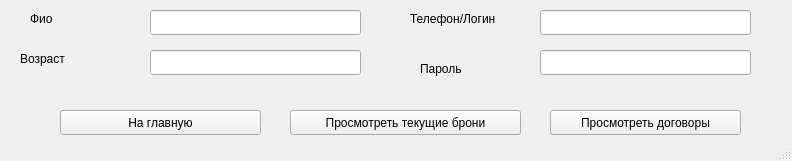
<?xml version="1.0" encoding="UTF-8"?>
<ui version="4.0">
 <class>MainWindow</class>
 <widget class="QMainWindow" name="MainWindow">
  <property name="geometry">
   <rect>
    <x>0</x>
    <y>0</y>
    <width>792</width>
    <height>161</height>
   </rect>
  </property>
  <property name="windowTitle">
   <string>MainWindow</string>
  </property>
  <widget class="QWidget" name="centralwidget">
   <widget class="QLineEdit" name="lineEdit_age">
    <property name="geometry">
     <rect>
      <x>150</x>
      <y>50</y>
      <width>211</width>
      <height>25</height>
     </rect>
    </property>
    <property name="readOnly">
     <bool>true</bool>
    </property>
   </widget>
   <widget class="QLineEdit" name="lineEdit_name">
    <property name="geometry">
     <rect>
      <x>150</x>
      <y>10</y>
      <width>211</width>
      <height>25</height>
     </rect>
    </property>
    <property name="readOnly">
     <bool>true</bool>
    </property>
   </widget>
   <widget class="QLabel" name="label">
    <property name="geometry">
     <rect>
      <x>30</x>
      <y>10</y>
      <width>67</width>
      <height>17</height>
     </rect>
    </property>
    <property name="text">
     <string>Фио</string>
    </property>
   </widget>
   <widget class="QLabel" name="label_2">
    <property name="geometry">
     <rect>
      <x>20</x>
      <y>50</y>
      <width>67</width>
      <height>17</height>
     </rect>
    </property>
    <property name="text">
     <string>Возраст</string>
    </property>
   </widget>
   <widget class="QPushButton" name="pushButton">
    <property name="geometry">
     <rect>
      <x>550</x>
      <y>110</y>
      <width>191</width>
      <height>25</height>
     </rect>
    </property>
    <property name="text">
     <string>Просмотреть договоры</string>
    </property>
   </widget>
   <widget class="QPushButton" name="pushButton_2">
    <property name="geometry">
     <rect>
      <x>290</x>
      <y>110</y>
      <width>231</width>
      <height>25</height>
     </rect>
    </property>
    <property name="text">
     <string>Просмотреть текущие брони</string>
    </property>
   </widget>
   <widget class="QPushButton" name="pushButton_3">
    <property name="geometry">
     <rect>
      <x>60</x>
      <y>110</y>
      <width>201</width>
      <height>25</height>
     </rect>
    </property>
    <property name="text">
     <string>На главную</string>
    </property>
   </widget>
   <widget class="QLabel" name="label_7">
    <property name="geometry">
     <rect>
      <x>420</x>
      <y>60</y>
      <width>91</width>
      <height>17</height>
     </rect>
    </property>
    <property name="text">
     <string>Пароль</string>
    </property>
   </widget>
   <widget class="QLineEdit" name="lineEdit_number_phone">
    <property name="geometry">
     <rect>
      <x>540</x>
      <y>10</y>
      <width>211</width>
      <height>25</height>
     </rect>
    </property>
    <property name="readOnly">
     <bool>true</bool>
    </property>
   </widget>
   <widget class="QLabel" name="label_5">
    <property name="geometry">
     <rect>
      <x>410</x>
      <y>10</y>
      <width>111</width>
      <height>17</height>
     </rect>
    </property>
    <property name="text">
     <string>Телефон/Логин</string>
    </property>
   </widget>
   <widget class="QLineEdit" name="lineEdit_password">
    <property name="geometry">
     <rect>
      <x>540</x>
      <y>50</y>
      <width>211</width>
      <height>25</height>
     </rect>
    </property>
    <property name="readOnly">
     <bool>true</bool>
    </property>
   </widget>
  </widget>
  <widget class="QStatusBar" name="statusbar"/>
 </widget>
 <resources/>
 <connections/>
</ui>
